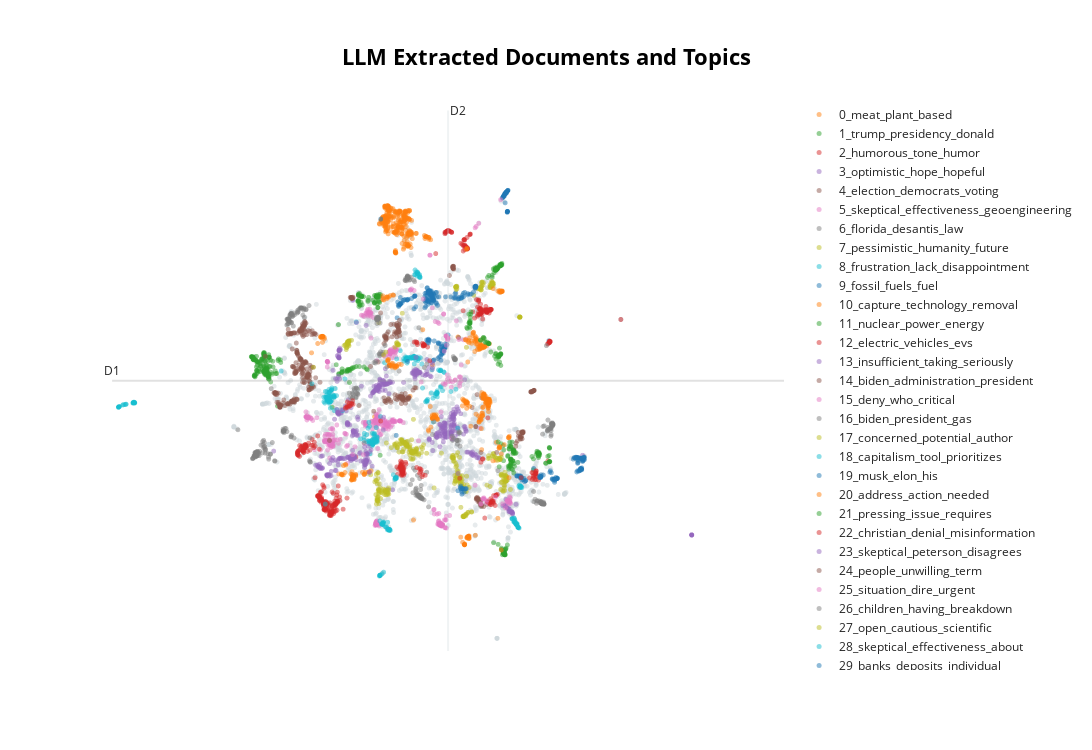

Notebook code cell kept with this figure:
### Code cell
visual_docs = topic_model.visualize_documents(docs, embeddings=embed, hide_annotations=True, title='<b>LLM Extracted Documents and Topics</b>')
visual_docs.write_html("figures/llm-visual-docs.html")
visual_docs
